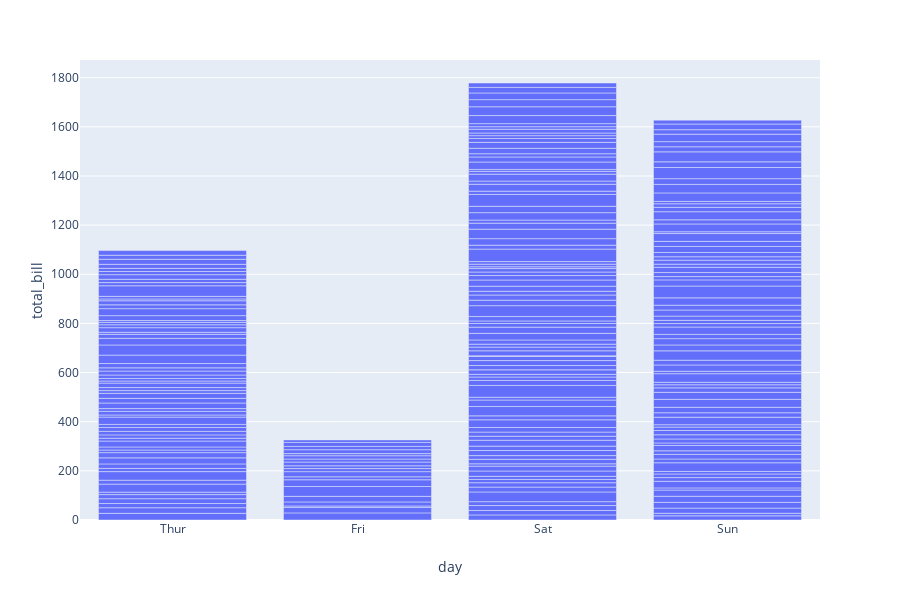

Source (notebook cell):
### Code cell
configure_plotly_browser_state()
px.bar(tips, x="day", y="total_bill",
       category_orders={"day":["Thur","Fri","Sat","Sun"]}
      )

### Figure 1 — Plotly figure (JSON) as saved in the notebook; plotly's stock layout.template omitted (floating-point values rounded to 4 significant figures; data arrays with more than 128 entries replaced by an {"elided": "..."} marker saying what was removed)
{"data": [{"textposition": "auto", "hovertemplate": "day=%{x}<br>total_bill=%{y}", "showlegend": false, "legendgroup": "", "name": "", "uid": "140d3675-e2bf-4e02-8695-afadabd79778", "yaxis": "y", "y": {"elided": "244 float values"}, "hoverlabel": {"namelength": 0}, "offsetgroup": "", "xaxis": "x", "marker": {"color": "#636efa"}, "x": {"elided": "244 str values"}, "alignmentgroup": "True", "type": "bar", "orientation": "v"}], "layout": {"xaxis": {"categoryarray": ["Thur", "Fri", "Sat", "Sun"], "categoryorder": "array", "title": {"text": "day"}}, "yaxis": {"title": {"text": "total_bill"}}, "height": 600, "barmode": "relative", "grid": {"xside": "bottom", "xgap": 0.1, "xaxes": ["x"], "yaxes": ["y"], "yside": "left", "ygap": 0.1}, "margin": {"t": 60}, "legend": {"tracegroupgap": 0}}}
